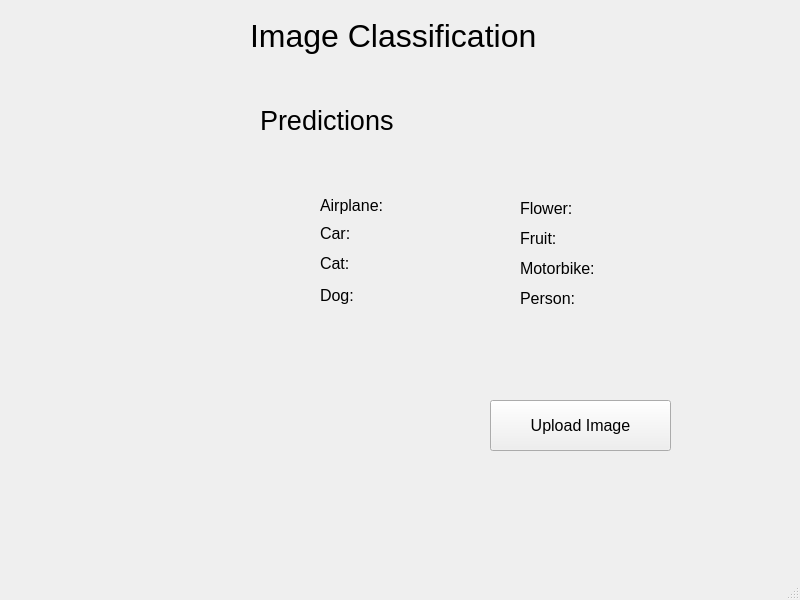
<?xml version="1.0" encoding="UTF-8"?>
<ui version="4.0">
 <class>MainWindow</class>
 <widget class="QMainWindow" name="MainWindow">
  <property name="geometry">
   <rect>
    <x>0</x>
    <y>0</y>
    <width>800</width>
    <height>600</height>
   </rect>
  </property>
  <property name="windowTitle">
   <string>MainWindow</string>
  </property>
  <widget class="QWidget" name="centralwidget">
   <widget class="QPushButton" name="pushButton">
    <property name="geometry">
     <rect>
      <x>490</x>
      <y>400</y>
      <width>181</width>
      <height>51</height>
     </rect>
    </property>
    <property name="font">
     <font>
      <pointsize>12</pointsize>
     </font>
    </property>
    <property name="text">
     <string>Upload Image</string>
    </property>
   </widget>
   <widget class="QLabel" name="label">
    <property name="geometry">
     <rect>
      <x>60</x>
      <y>160</y>
      <width>180</width>
      <height>180</height>
     </rect>
    </property>
    <property name="text">
     <string/>
    </property>
   </widget>
   <widget class="QLabel" name="label_9">
    <property name="geometry">
     <rect>
      <x>320</x>
      <y>195</y>
      <width>91</width>
      <height>21</height>
     </rect>
    </property>
    <property name="font">
     <font>
      <pointsize>12</pointsize>
     </font>
    </property>
    <property name="text">
     <string>Airplane:</string>
    </property>
   </widget>
   <widget class="QLabel" name="label_10">
    <property name="geometry">
     <rect>
      <x>320</x>
      <y>225</y>
      <width>71</width>
      <height>16</height>
     </rect>
    </property>
    <property name="font">
     <font>
      <pointsize>12</pointsize>
     </font>
    </property>
    <property name="text">
     <string>Car:</string>
    </property>
   </widget>
   <widget class="QLabel" name="label_11">
    <property name="geometry">
     <rect>
      <x>320</x>
      <y>255</y>
      <width>71</width>
      <height>16</height>
     </rect>
    </property>
    <property name="font">
     <font>
      <pointsize>12</pointsize>
     </font>
    </property>
    <property name="text">
     <string>Cat:</string>
    </property>
   </widget>
   <widget class="QLabel" name="label_12">
    <property name="geometry">
     <rect>
      <x>320</x>
      <y>280</y>
      <width>71</width>
      <height>31</height>
     </rect>
    </property>
    <property name="font">
     <font>
      <pointsize>12</pointsize>
     </font>
    </property>
    <property name="text">
     <string>Dog:</string>
    </property>
   </widget>
   <widget class="QLabel" name="label_13">
    <property name="geometry">
     <rect>
      <x>520</x>
      <y>200</y>
      <width>101</width>
      <height>16</height>
     </rect>
    </property>
    <property name="font">
     <font>
      <pointsize>12</pointsize>
     </font>
    </property>
    <property name="text">
     <string>Flower:</string>
    </property>
   </widget>
   <widget class="QLabel" name="label_14">
    <property name="geometry">
     <rect>
      <x>520</x>
      <y>260</y>
      <width>121</width>
      <height>16</height>
     </rect>
    </property>
    <property name="font">
     <font>
      <pointsize>12</pointsize>
     </font>
    </property>
    <property name="text">
     <string>Motorbike:</string>
    </property>
   </widget>
   <widget class="QLabel" name="label_15">
    <property name="geometry">
     <rect>
      <x>520</x>
      <y>230</y>
      <width>101</width>
      <height>16</height>
     </rect>
    </property>
    <property name="font">
     <font>
      <pointsize>12</pointsize>
     </font>
    </property>
    <property name="text">
     <string>Fruit:</string>
    </property>
   </widget>
   <widget class="QLabel" name="label_16">
    <property name="geometry">
     <rect>
      <x>520</x>
      <y>290</y>
      <width>71</width>
      <height>16</height>
     </rect>
    </property>
    <property name="font">
     <font>
      <pointsize>12</pointsize>
     </font>
    </property>
    <property name="text">
     <string>Person:</string>
    </property>
   </widget>
   <widget class="QLabel" name="label_2">
    <property name="geometry">
     <rect>
      <x>250</x>
      <y>-10</y>
      <width>611</width>
      <height>91</height>
     </rect>
    </property>
    <property name="font">
     <font>
      <pointsize>24</pointsize>
     </font>
    </property>
    <property name="text">
     <string>Image Classification</string>
    </property>
   </widget>
   <widget class="QLabel" name="label_3">
    <property name="geometry">
     <rect>
      <x>260</x>
      <y>90</y>
      <width>191</width>
      <height>61</height>
     </rect>
    </property>
    <property name="font">
     <font>
      <pointsize>20</pointsize>
     </font>
    </property>
    <property name="text">
     <string>Predictions</string>
    </property>
   </widget>
  </widget>
  <widget class="QMenuBar" name="menubar">
   <property name="geometry">
    <rect>
     <x>0</x>
     <y>0</y>
     <width>800</width>
     <height>26</height>
    </rect>
   </property>
  </widget>
  <widget class="QStatusBar" name="statusbar"/>
 </widget>
 <resources/>
 <connections/>
</ui>
